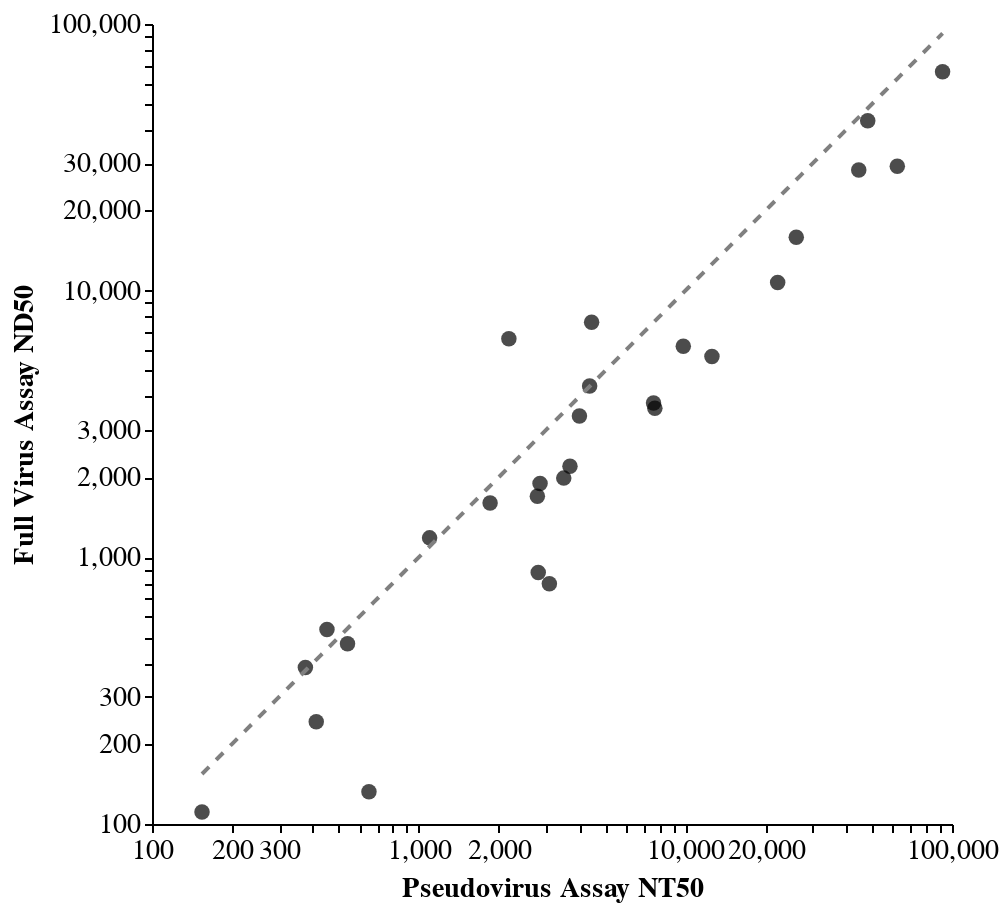

Here is the notebook cell this chart was saved with:
### Markdown cell above
# correlation plot

### Code cell
import altair as alt
import pandas as pd
import numpy as np

# Create smooth x range for the identity line (slope = 1 line)
x_vals = np.logspace(
    np.log10(df['Pseudovirus Assay NT50'].min()),
    np.log10(df['Pseudovirus Assay NT50'].max()),
    100
)

identity_df = pd.DataFrame({
    'Pseudovirus Assay NT50': x_vals,
    'identity': x_vals
})

# Base scatter plot
base = alt.Chart(df).mark_circle(size=60, color='black').encode(
    x=alt.X('Pseudovirus Assay NT50', scale=alt.Scale(type='log'), title='Pseudovirus Assay NT50'),
    y=alt.Y('Full virus Assay ND50', scale=alt.Scale(type='log'), title='Full Virus Assay ND50'),
    tooltip=['Pseudovirus Assay NT50', 'Full virus Assay ND50', 'Sera']
).properties(
    width=400,
    height=400,
   # title='RSV Neutralization Titer Correlation'
)

# Identity line (gray dashed)
identity_line = alt.Chart(identity_df).mark_line(
    strokeDash=[5, 5],
    color='gray'
).encode(
    x='Pseudovirus Assay NT50',
    y='identity'
)

# Combine scatter plot and identity line
chart = (base + identity_line).configure_axis(
    grid=False
)

# Save the chart
chart.save('03_output/plots/Neut_Assay_Comparison_Correlation.html')

# Display the chart
chart

### Figure 1 — Vega-Lite specification as saved in the notebook (floating-point values rounded to 4 significant figures)
{"config": {"background": "transparent", "title": {"fontSize": 20, "fontWeight": "normal", "font": "Helvetica", "anchor": "start", "color": "#000000", "orient": "top", "offset": 5, "subtitleColor": "gray", "subtitleFont": "Helvetica", "subtitleFontWeight": "normal", "subtitleFontSize": 18, "subtitlePadding": 2}, "axis": {"domain": true, "domainColor": "black", "domainWidth": 1, "grid": false, "gridColor": "#DEDDDD", "gridWidth": 0.5, "labelFont": "Helvetica", "labelFontSize": 14, "labelFlush": false, "labelFontWeight": "normal", "labelPadding": 2, "tickColor": "black", "tickSize": 4, "tickWidth": 1, "titleFont": "Helvetica", "titleAlign": "center", "titleFontWeight": "bold", "titleFontSize": 14, "titlePadding": 5}, "legend": {"labelFont": "Helvetica", "labelFontSize": 14, "symbolSize": 100, "titleFont": "Helvetica", "titleFontSize": 14, "titleFontWeight": "bold", "padding": 5, "titleLimit": 200, "gradientLength": 100}, "range": {"category": ["#4e79a7", "#f28e2c", "#e15759", "#76b7b2", "#59a14f", "#edc949", "#af7aa1", "#ff9da7", "#9c755f", "#bab0ab"], "diverging": ["#c7e9b4", "#7fcdbb", "#41b6c4", "#1d91c0", "#225ea8", "#253494"]}, "view": {"stroke": "transparent", "strokeWidth": 0}, "text": {"font": "Helvetica Light", "fontSize": 14}}, "layer": [{"data": {"name": "data-8dc2a3ae54218d42720fbca276cee393"}, "mark": {"type": "circle", "color": "black", "size": 60}, "encoding": {"tooltip": [{"field": "Pseudovirus Assay NT50", "type": "quantitative"}, {"field": "Full virus Assay ND50", "type": "quantitative"}, {"field": "Sera", "type": "quantitative"}], "x": {"field": "Pseudovirus Assay NT50", "scale": {"type": "log"}, "title": "Pseudovirus Assay NT50", "type": "quantitative"}, "y": {"field": "Full virus Assay ND50", "scale": {"type": "log"}, "title": "Full Virus Assay ND50", "type": "quantitative"}}}, {"data": {"name": "data-56a3f9a219dc1683574b487c685bac50"}, "mark": {"type": "line", "color": "gray", "strokeDash": [5, 5]}, "encoding": {"x": {"field": "Pseudovirus Assay NT50", "type": "quantitative"}, "y": {"field": "identity", "type": "quantitative"}}}], "height": 400, "width": 400, "$schema": "https://vega.github.io/schema/vega-lite/v5.20.1.json", "datasets": {"data-8dc2a3ae54218d42720fbca276cee393": [{"Sera": 1, "Full virus Assay ND50": 66231, "Pseudovirus Assay NT50": 92188}, {"Sera": 2, "Full virus Assay ND50": 15850, "Pseudovirus Assay NT50": 26062}, {"Sera": 3, "Full virus Assay ND50": 7609, "Pseudovirus Assay NT50": 4452}, {"Sera": 4, "Full virus Assay ND50": 43386, "Pseudovirus Assay NT50": 48302}, {"Sera": 5, "Full virus Assay ND50": 1183, "Pseudovirus Assay NT50": 1099}, {"Sera": 6, "Full virus Assay ND50": 5667, "Pseudovirus Assay NT50": 12583}, {"Sera": 7, "Full virus Assay ND50": 2195, "Pseudovirus Assay NT50": 3693}, {"Sera": 8, "Full virus Assay ND50": 796, "Pseudovirus Assay NT50": 3091}, {"Sera": 9, "Full virus Assay ND50": 28349, "Pseudovirus Assay NT50": 44700}, {"Sera": 10, "Full virus Assay ND50": 6191, "Pseudovirus Assay NT50": 9826}, {"Sera": 11, "Full virus Assay ND50": 3794, "Pseudovirus Assay NT50": 7599}, {"Sera": 12, "Full virus Assay ND50": 1982, "Pseudovirus Assay NT50": 3500}, {"Sera": 13, "Full virus Assay ND50": 1891, "Pseudovirus Assay NT50": 2852}, {"Sera": 14, "Full virus Assay ND50": 1696, "Pseudovirus Assay NT50": 2787}, {"Sera": 15, "Full virus Assay ND50": 877, "Pseudovirus Assay NT50": 2808}, {"Sera": 16, "Full virus Assay ND50": 536, "Pseudovirus Assay NT50": 453}, {"Sera": 17, "Full virus Assay ND50": 386, "Pseudovirus Assay NT50": 376}, {"Sera": 18, "Full virus Assay ND50": 242, "Pseudovirus Assay NT50": 413}, {"Sera": 19, "Full virus Assay ND50": 111, "Pseudovirus Assay NT50": 154}, {"Sera": 20, "Full virus Assay ND50": 29284, "Pseudovirus Assay NT50": 62362}, {"Sera": 21, "Full virus Assay ND50": 10727, "Pseudovirus Assay NT50": 22193}, {"Sera": 22, "Full virus Assay ND50": 6597, "Pseudovirus Assay NT50": 2179}, {"Sera": 23, "Full virus Assay ND50": 4391, "Pseudovirus Assay NT50": 4377}, {"Sera": 24, "Full virus Assay ND50": 3622, "Pseudovirus Assay NT50": 7686}, {"Sera": 25, "Full virus Assay ND50": 3387, "Pseudovirus Assay NT50": 4007}, {"Sera": 26, "Full virus Assay ND50": 1598, "Pseudovirus Assay NT50": 1853}, {"Sera": 27, "Full virus Assay ND50": 474, "Pseudovirus Assay NT50": 541}, {"Sera": 28, "Full virus Assay ND50": 132, "Pseudovirus Assay NT50": 651}], "data-56a3f9a219dc1683574b487c685bac50": [{"Pseudovirus Assay NT50": 154.0, "identity": 154.0}, {"Pseudovirus Assay NT50": 164.3, "identity": 164.3}, {"Pseudovirus Assay NT50": 175.2, "identity": 175.2}, {"Pseudovirus Assay NT50": 186.9, "identity": 186.9}, {"Pseudovirus Assay NT50": 199.4, "identity": 199.4}, {"Pseudovirus Assay NT50": 212.7, "identity": 212.7}, {"Pseudovirus Assay NT50": 226.9, "identity": 226.9}, {"Pseudovirus Assay NT50": 242.0, "identity": 242.0}, {"Pseudovirus Assay NT50": 258.2, "identity": 258.2}, {"Pseudovirus Assay NT50": 275.4, "identity": 275.4}, {"Pseudovirus Assay NT50": 293.8, "identity": 293.8}, {"Pseudovirus Assay NT50": 313.4, "identity": 313.4}, {"Pseudovirus Assay NT50": 334.3, "identity": 334.3}, {"Pseudovirus Assay NT50": 356.6, "identity": 356.6}, {"Pseudovirus Assay NT50": 380.4, "identity": 380.4}, {"Pseudovirus Assay NT50": 405.8, "identity": 405.8}, {"Pseudovirus Assay NT50": 432.9, "identity": 432.9}, {"Pseudovirus Assay NT50": 461.7, "identity": 461.7}, {"Pseudovirus Assay NT50": 492.6, "identity": 492.6}, {"Pseudovirus Assay NT50": 525.4, "identity": 525.4}, {"Pseudovirus Assay NT50": 560.5, "identity": 560.5}, {"Pseudovirus Assay NT50": 597.9, "identity": 597.9}, {"Pseudovirus Assay NT50": 637.8, "identity": 637.8}, {"Pseudovirus Assay NT50": 680.3, "identity": 680.3}, {"Pseudovirus Assay NT50": 725.7, "identity": 725.7}, {"Pseudovirus Assay NT50": 774.1, "identity": 774.1}, {"Pseudovirus Assay NT50": 825.8, "identity": 825.8}, {"Pseudovirus Assay NT50": 880.9, "identity": 880.9}, {"Pseudovirus Assay NT50": 939.7, "identity": 939.7}, {"Pseudovirus Assay NT50": 1002.0, "identity": 1002.0}, {"Pseudovirus Assay NT50": 1069.0, "identity": 1069.0}, {"Pseudovirus Assay NT50": 1141.0, "identity": 1141.0}, {"Pseudovirus Assay NT50": 1217.0, "identity": 1217.0}, {"Pseudovirus Assay NT50": 1298.0, "identity": 1298.0}, {"Pseudovirus Assay NT50": 1384.0, "identity": 1384.0}, {"Pseudovirus Assay NT50": 1477.0, "identity": 1477.0}, {"Pseudovirus Assay NT50": 1575.0, "identity": 1575.0}, {"Pseudovirus Assay NT50": 1681.0, "identity": 1681.0}, {"Pseudovirus Assay NT50": 1793.0, "identity": 1793.0}, {"Pseudovirus Assay NT50": 1912.0, "identity": 1912.0}, {"Pseudovirus Assay NT50": 2040.0, "identity": 2040.0}, {"Pseudovirus Assay NT50": 2176.0, "identity": 2176.0}, {"Pseudovirus Assay NT50": 2321.0, "identity": 2321.0}, {"Pseudovirus Assay NT50": 2476.0, "identity": 2476.0}, {"Pseudovirus Assay NT50": 2641.0, "identity": 2641.0}, {"Pseudovirus Assay NT50": 2817.0, "identity": 2817.0}, {"Pseudovirus Assay NT50": 3005.0, "identity": 3005.0}, {"Pseudovirus Assay NT50": 3206.0, "identity": 3206.0}, {"Pseudovirus Assay NT50": 3420.0, "identity": 3420.0}, {"Pseudovirus Assay NT50": 3648.0, "identity": 3648.0}, {"Pseudovirus Assay NT50": 3892.0, "identity": 3892.0}, {"Pseudovirus Assay NT50": 4151.0, "identity": 4151.0}, {"Pseudovirus Assay NT50": 4428.0, "identity": 4428.0}, {"Pseudovirus Assay NT50": 4724.0, "identity": 4724.0}, {"Pseudovirus Assay NT50": 5039.0, "identity": 5039.0}, {"Pseudovirus Assay NT50": 5375.0, "identity": 5375.0}, {"Pseudovirus Assay NT50": 5734.0, "identity": 5734.0}, {"Pseudovirus Assay NT50": 6116.0, "identity": 6116.0}, {"Pseudovirus Assay NT50": 6524.0, "identity": 6524.0}, {"Pseudovirus Assay NT50": 6960.0, "identity": 6960.0}, {"Pseudovirus Assay NT50": 7424.0, "identity": 7424.0}, {"Pseudovirus Assay NT50": 7919.0, "identity": 7919.0}, {"Pseudovirus Assay NT50": 8448.0, "identity": 8448.0}, {"Pseudovirus Assay NT50": 9012.0, "identity": 9012.0}, {"Pseudovirus Assay NT50": 9613.0, "identity": 9613.0}, {"Pseudovirus Assay NT50": 10250.0, "identity": 10250.0}, {"Pseudovirus Assay NT50": 10940.0, "identity": 10940.0}, {"Pseudovirus Assay NT50": 11670.0, "identity": 11670.0}, {"Pseudovirus Assay NT50": 12450.0, "identity": 12450.0}, {"Pseudovirus Assay NT50": 13280.0, "identity": 13280.0}, {"Pseudovirus Assay NT50": 14160.0, "identity": 14160.0}, {"Pseudovirus Assay NT50": 15110.0, "identity": 15110.0}, {"Pseudovirus Assay NT50": 16120.0, "identity": 16120.0}, {"Pseudovirus Assay NT50": 17190.0, "identity": 17190.0}, {"Pseudovirus Assay NT50": 18340.0, "identity": 18340.0}, {"Pseudovirus Assay NT50": 19560.0, "identity": 19560.0}, {"Pseudovirus Assay NT50": 20870.0, "identity": 20870.0}, {"Pseudovirus Assay NT50": 22260.0, "identity": 22260.0}, {"Pseudovirus Assay NT50": 23750.0, "identity": 23750.0}, {"Pseudovirus Assay NT50": 25330.0, "identity": 25330.0}, {"Pseudovirus Assay NT50": 27020.0, "identity": 27020.0}, {"Pseudovirus Assay NT50": 28820.0, "identity": 28820.0}, {"Pseudovirus Assay NT50": 30750.0, "identity": 30750.0}, {"Pseudovirus Assay NT50": 32800.0, "identity": 32800.0}, {"Pseudovirus Assay NT50": 34990.0, "identity": 34990.0}, {"Pseudovirus Assay NT50": 37320.0, "identity": 37320.0}, {"Pseudovirus Assay NT50": 39810.0, "identity": 39810.0}, {"Pseudovirus Assay NT50": 42470.0, "identity": 42470.0}, {"Pseudovirus Assay NT50": 45300.0, "identity": 45300.0}, {"Pseudovirus Assay NT50": 48320.0, "identity": 48320.0}, {"Pseudovirus Assay NT50": 51550.0, "identity": 51550.0}, {"Pseudovirus Assay NT50": 54990.0, "identity": 54990.0}, {"Pseudovirus Assay NT50": 58660.0, "identity": 58660.0}, {"Pseudovirus Assay NT50": 62570.0, "identity": 62570.0}, {"Pseudovirus Assay NT50": 66740.0, "identity": 66740.0}, {"Pseudovirus Assay NT50": 71200.0, "identity": 71200.0}, {"Pseudovirus Assay NT50": 75950.0, "identity": 75950.0}, {"Pseudovirus Assay NT50": 81020.0, "identity": 81020.0}, {"Pseudovirus Assay NT50": 86420.0, "identity": 86420.0}, {"Pseudovirus Assay NT50": 92190.0, "identity": 92190.0}]}}
